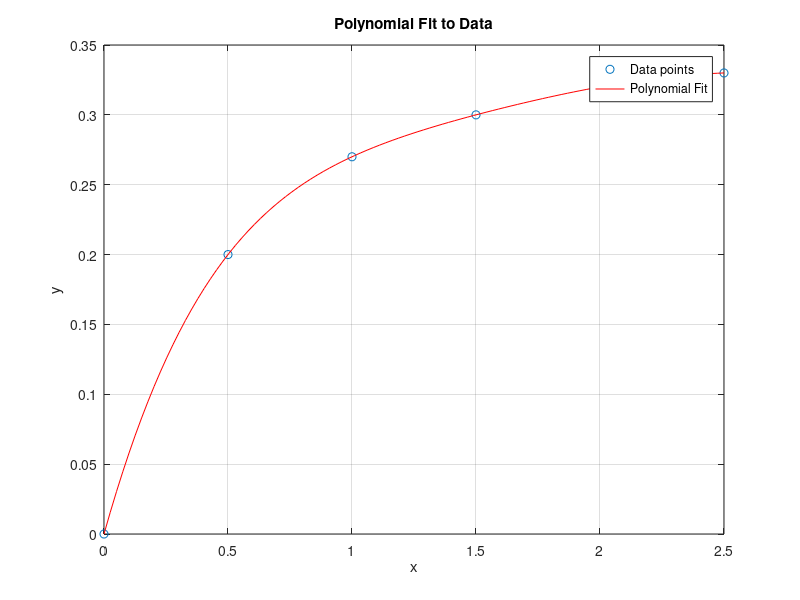

MATLAB code to generate this figure:
% Given data
x_data = [0, 0.5, 1, 1.5, 2, 2.5];
y_data = [0, 0.2, 0.27, 0.3, 0.32, 0.33];

% Coefficients
degree = input("Degree?");
n = size(x_data, 2);

xny = zeros(1, degree+1);
xn = zeros(1, 2*degree+1);

% Calculating coefficients
for i = 1:degree+1
    for j = 1:n
        xny(1, i) = xny(1, i) + x_data(j)^(i-1) * y_data(j);
    end
end

for k = 1:2*degree+1
    for l = 1:n
        xn(1, k) = xn(1, k) + x_data(1, l)^(k-1);
    end
end

A = zeros(degree+1, degree+1);

for i = 1:degree+1
    for j = i:i+degree
        A(i, j-i+1) = xn(j);
    end
end

B = xny';
X = A\B;

% Plotting
figure;
plot(x_data, y_data, 'o', 'DisplayName', 'Data points');
hold on;

% Generating and plotting the polynomial
x_values = linspace(min(x_data), max(x_data), 100);
y_values = polyval(flip(X), x_values);

plot(x_values, y_values, 'r-', 'DisplayName', 'Polynomial Fit');
legend();
xlabel('x');
ylabel('y');
title('Polynomial Fit to Data');
grid on;
hold off;
